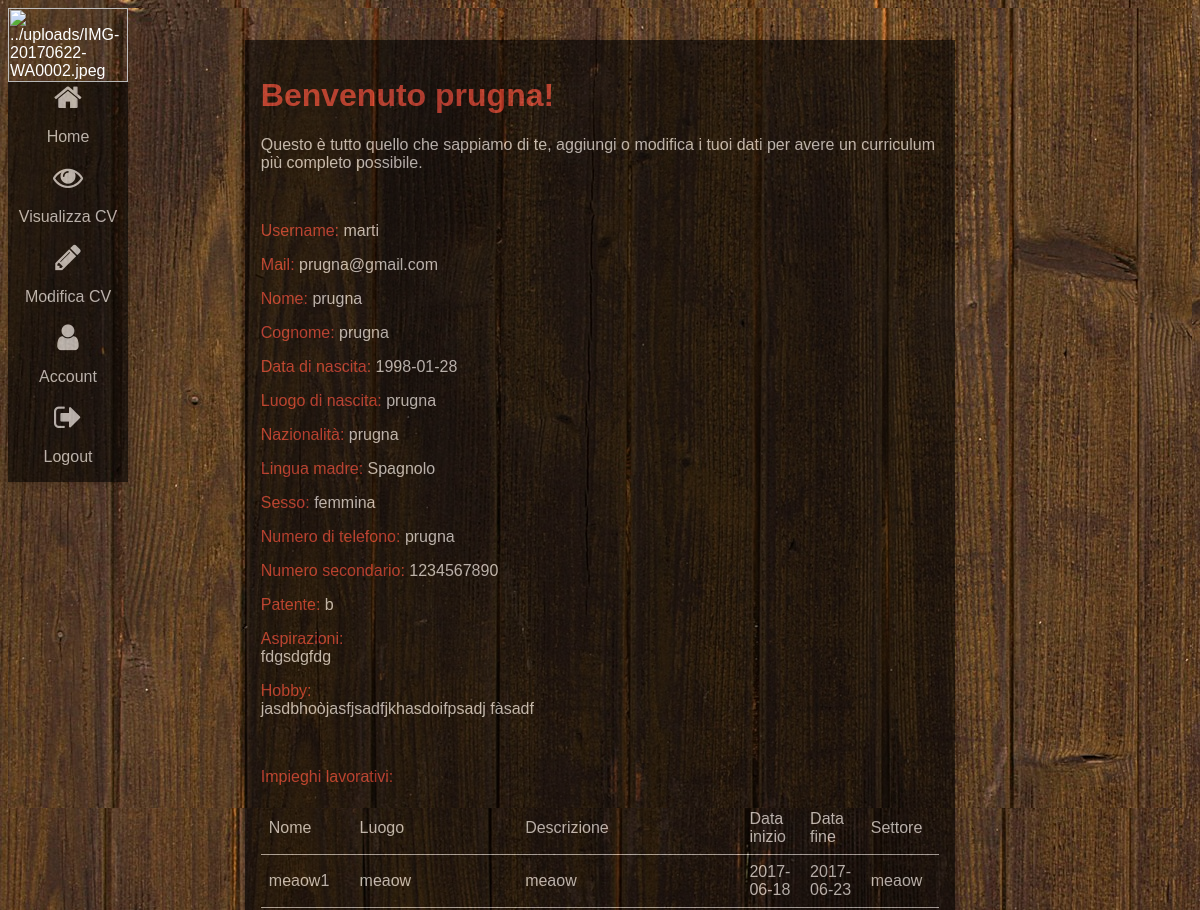
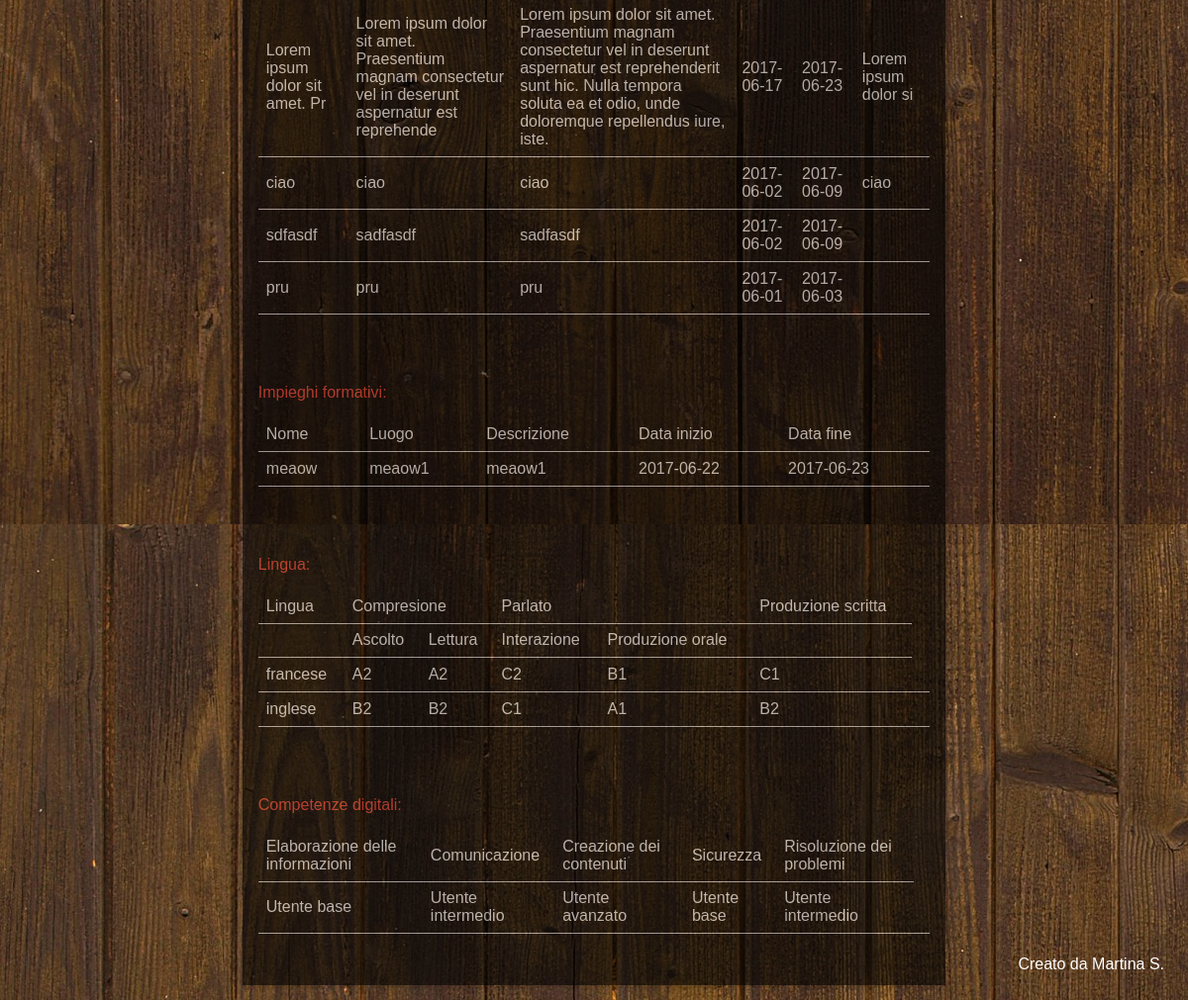
The page /_php/home.php (signed in) on the database its author committed (2 pictures, top to bottom).
### tables this page shows
CREATE TABLE IF NOT EXISTS `lavoro` (
  `idlavoro` int(10) NOT NULL AUTO_INCREMENT,
  `username` varchar(20) NOT NULL,
  `nome` varchar(50) NOT NULL,
  `luogo` varchar(150) NOT NULL,
  `descrizione` varchar(500) NOT NULL,
  `datainizio` varchar(10) NOT NULL,
  `datafine` varchar(10) NOT NULL,
  `settore` varchar(50) NOT NULL,
  PRIMARY KEY (`idlavoro`),
  KEY `username` (`username`)
);

CREATE TABLE IF NOT EXISTS `formazione` (
  `idformazione` int(10) NOT NULL AUTO_INCREMENT,
  `username` varchar(20) NOT NULL,
  `nome` varchar(50) NOT NULL,
  `luogo` varchar(150) NOT NULL,
  `descrizione` varchar(500) NOT NULL,
  `datainizio` varchar(10) NOT NULL,
  `datafine` varchar(10) NOT NULL,
  PRIMARY KEY (`idformazione`),
  KEY `username` (`username`)
);

CREATE TABLE IF NOT EXISTS `lingua` (
  `idlingua` int(10) NOT NULL AUTO_INCREMENT,
  `username` varchar(20) NOT NULL,
  `lingua` varchar(20) NOT NULL,
  `ascolto` varchar(2) NOT NULL,
  `lettura` varchar(2) NOT NULL,
  `interazione` varchar(2) NOT NULL,
  `orale` varchar(2) NOT NULL,
  `scritto` varchar(2) NOT NULL,
  PRIMARY KEY (`idlingua`),
  KEY `lingua_ibfk_1` (`username`)
);

CREATE TABLE IF NOT EXISTS `digitali` (
  `iddigitali` int(10) NOT NULL AUTO_INCREMENT,
  `username` varchar(20) NOT NULL,
  `elaborazione` varchar(20) NOT NULL DEFAULT '',
  `comunicazione` varchar(20) NOT NULL,
  `creazione` varchar(20) NOT NULL,
  `sicurezza` varchar(20) NOT NULL,
  `risoluzione` varchar(20) NOT NULL,
  PRIMARY KEY (`iddigitali`),
  KEY `username` (`username`)
);

### _php/home.php (the view, shortened to what this page needs)
<?php
	require_once('Connessione.php');
	$usernamemd5=$_SESSION['usernamemd5'];
	$foto=$_SESSION['foto'];
?>
<html>
	<head>
		<link rel="stylesheet" type="text/css" href="../_css/stylesheet_home.css">
		<link rel="stylesheet" href="https://cdnjs.cloudflare.com/ajax/libs/font-awesome/4.7.0/css/font-awesome.min.css">
	</head>
	<body style="min-height="100%">
		<div class="container-home">
			<div class="sidebar">
				<?php
					echo '<img src="';
					echo $foto;
					echo '"style="width:100%"';
					echo 'alt="';
					echo $foto;
					echo '"style="width:100%">';
				?>
				<div class="sidebar-home">
					<a href="home.php" class="sidebar-oggetti">
						<i class="fa fa-home"></i>
						<p>Home</p>
					</a>
					<a href="cv.php?id=<?php echo $usernamemd5; ?>" target="_blank" class="sidebar-oggetti">
						<i class="fa fa-eye"></i>
						<p>Visualizza CV</p>
					</a>
					<a href="modifica.php" class="sidebar-oggetti">
						<i class="fa fa-pencil"></i>
						<p>Modifica CV</p>
					</a>
					<a href="account.php" class="sidebar-oggetti">
						<i class="fa fa-user"></i>
						<p>Account</p>
					</a>
					<a href="login.php?logout=true" class="sidebar-oggetti">
						<i class="fa fa-sign-out"></i>
						<p>Logout</p>
					</a>
				</div>
			</div>
			<div class="box-home">
				<div class="box-account">
					<h1 class="titolo-rosa">Benvenuto <?php echo $_SESSION['nome']?>! </h1>
					<p>Questo &egrave tutto quello che sappiamo di te, aggiungi o modifica i tuoi dati per avere un curriculum più completo possibile.</p><br>
					<p><font class="titolo-rosa"> Username: </font><?php echo $_SESSION['username']?></p>
					<p><font class="titolo-rosa"> Mail: </font><?php echo $_SESSION['mail']?></p>
					<p><font class="titolo-rosa"> Nome: </font><?php echo $_SESSION['nome']?></p>
					<p><font class="titolo-rosa"> Cognome: </font><?php echo $_SESSION['cognome']?></p>
					<p><font class="titolo-rosa"> Data di nascita: </font><?php echo $_SESSION['data']?></p>
					<p><font class="titolo-rosa"> Luogo di nascita: </font><?php echo $_SESSION['luogo']?></p>
					<p><font class="titolo-rosa"> Nazionalità: </font><?php echo $_SESSION['nazionalita']?></p>
					<p><font class="titolo-rosa"> Lingua madre: </font><?php echo $_SESSION['madre']?></p>
					<p><font class="titolo-rosa"> Sesso: </font><?php echo $_SESSION['sesso']?></p>
					<p><font class="titolo-rosa"> Numero di telefono: </font><?php echo $_SESSION['numtel']?></p>
					<?php
						if(strlen ($_SESSION['numtel2'])!="null"){
							echo '<p><font class="titolo-rosa"> Numero secondario: </font>';
							echo $_SESSION["numtel2"];
							echo '</p>';
						}
						if(strlen ($_SESSION['patente'])!="null"){
							echo '<p><font class="titolo-rosa"> Patente: </font>';
							echo $_SESSION["patente"];
							echo '</p>';
						}
						if($_SESSION['aspirazioni']!="null" && strlen($_SESSION['aspirazioni'])!=0){
							echo '<p><font class="titolo-rosa">Aspirazioni: </font><br>';
							echo $_SESSION["aspirazioni"];
							echo '</p>';
						}
						if($_SESSION['hobby']!="null" && strlen($_SESSION['hobby'])!=0){
							echo '<p><font class="titolo-rosa"> Hobby: </font><br>';
							echo $_SESSION["hobby"];
							echo '</p>';
						}
						$username=$_SESSION['username'];
						$query=$conn->prepare("SELECT * FROM lavoro WHERE (username='$username')");
						$query->execute();
						$count=$query->rowCount();
						if($count>0){
							echo '<br><p><font class="titolo-rosa">Impieghi lavorativi:</p>';
							require_once('Connessione.php');
							$username=$_SESSION['username'];
							$query=$conn->prepare("SELECT nome, luogo, descrizione, datainizio, datafine, settore FROM lavoro WHERE username='$username' ORDER BY datainizio DESC");
							$query->execute();
							echo '<table>
									<tr>
										<td>Nome</td>
										<td>Luogo</td>
										<td>Descrizione</td>
										<td>Data inizio</td>
										<td>Data fine</td>
										<td>Settore</td>
									</tr>'
							;
							while($row = $query->fetch(PDO::FETCH_BOTH)){
								echo
									'<tr><td>'
								;
								echo	$row['nome'];
								echo	'</td>
										<td>'
								;
								echo	$row['luogo'];
								echo	'</td>
										<td>'
								;
								echo	$row['descrizione'];
								echo	'</td>
										<td>'
								;
								echo	$row['datainizio'];
								echo	'</td>
										<td>'
								;
								echo	$row['datafine'];
								echo	'</td>
										<td>'
								;
								echo	$row['settore'];
								echo	'</td>
									</tr>'
								;
							}
							echo
								'</table><br><br>'
							;
						}
						$username=$_SESSION['username'];
						$query=$conn->prepare("SELECT * FROM formazione WHERE (username='$username')");
						$query->execute();
						$count=$query->rowCount();
						if($count>0){
							echo '<br><p><font class="titolo-rosa">Impieghi formativi:</p>';
							require_once('Connessione.php');
							$username=$_SESSION['username'];
							$query=$conn->prepare("SELECT nome, luogo, descrizione, datainizio, datafine FROM formazione WHERE username='$username' ORDER BY datainizio DESC");
							$query->execute();
							echo '<table>
								<tr>
									<td>Nome</td>
									<td>Luogo</td>
									<td>Descrizione</td>
									<td>Data inizio</td>
									<td>Data fine</td>
								</tr>'
							;
							while($row = $query->fetch(PDO::FETCH_BOTH)){
								echo
									'<tr><td>'
								;
								echo	$row['nome'];
								echo	'</td>
										<td>'
								;
								echo	$row['luogo'];
								echo	'</td>
										<td>'
								;
								echo	$row['descrizione'];
								echo	'</td>
										<td>'
								;
								echo	$row['datainizio'];
								echo	'</td>
										<td>'
								;
								echo	$row['datafine'];
								echo	'</td>
									</tr>'
								;
							}
							echo
								'</table><br><br>'
							;
						}
						$username=$_SESSION['username'];
						$query=$conn->prepare("SELECT * FROM lingua WHERE (username='$username')");
						$query->execute();
						$count=$query->rowCount();
						if($count>0){
							echo '<br><p><font class="titolo-rosa">Lingua:</p>';
							$query=$conn->prepare("SELECT lingua, ascolto, lettura, interazione, orale, scritto FROM lingua WHERE username='$username' ORDER BY lingua");
							$query->execute();
							echo'<table>
								<tr>
									<tr>
										<td>Lingua</td>
										<td colspan="2">Compresione</td>
										<td colspan="2">Parlato</td>
										<td>Produzione scritta</td>
									<tr>
									<tr>
										<td></td>
										<td>Ascolto</td>
										<td>Lettura</td>
										<td>Interazione</td>
										<td>Produzione orale</td>
										<td></td>
									<tr>'
							;
							while($row = $query->fetch(PDO::FETCH_BOTH)){
								echo
									'<tr><td>'
								;
								echo	$row['lingua'];
								echo	'</td><td>'
								;
								echo	$row['ascolto'];
								echo	'</td><td>'
								;
								echo	$row['lettura'];
								echo	'</td><td>'
								;
								echo	$row['interazione'];
								echo	'</td><td>'
								;
								echo	$row['orale'];
								echo	'</td><td>'
								;
								echo	$row['scritto'];
								echo	'</td><td></tr>'
								;
							}
							echo
								'</table><br><br>'
							;
						}
						$username=$_SESSION['username'];
						$query=$conn->prepare("SELECT * FROM digitali WHERE (username='$username')");
						$query->execute();
						$count=$query->rowCount();
						if($count>0){
							$query=$conn->prepare("SELECT elaborazione, comunicazione, creazione, sicurezza, risoluzione FROM digitali WHERE username='$username'");
							$query->execute();
							echo '<br><p><font class="titolo-rosa">Competenze digitali:</p>';
							echo'<table>
								<tr>
									<tr>
										<td>Elaborazione delle informazioni</td>
										<td>Comunicazione</td>
										<td>Creazione dei contenuti</td>
										<td>Sicurezza</td>
										<td>Risoluzione dei problemi</td>
									<tr>
								<tr>'
							;
							while($row = $query->fetch(PDO::FETCH_BOTH)){
								echo
									'<tr><td>'
								;
								echo	$row['elaborazione'];
								echo	'</td>
										<td>'
								;
								echo	$row['comunicazione'];
								echo	'</td>
										<td>'
								;
								echo	$row['creazione'];
								echo	'</td>
										<td>'
								;
								echo	$row['sicurezza'];
								echo	'</td><td>'
								;
								echo	$row['risoluzione'];
								echo	'</td><td></tr>'
								;
							}
							echo
								'</table><br><br>'
							;
						}
					?>
				</div>
			</div>
		</div>
		<p class="copyright-login"> Creato da Martina S. </p>
	</body>
</html>

### _css/stylesheet_home.css (style rules this page uses)
body,h1, p { font-family: "Raleway", sans-serif; color: white; }
body, html { height:100%; background-image: url('../_pics/texture.jpg'); background-color:white; }
p { color:white!important; }
.container-home { min-height:100%; margin:auto; height: auto; }
.box-account { padding:0.01em 16px; margin-top:16px; padding-top:16px!important; padding-bottom:16px!important; color:white!important; background-color:#000!important; opacity:0.60; box-shadow:0 2px 5px 0 rgba(0,0,0,0.16),0 2px 10px 0 rgba(0,0,0,0.12); height: auto; }
.titolo-rosa { color:#f44336!important }
.sidebar { height:auto; width:120px; position:fixed!important; z-index:1;overflow:auto; text-align:left; border:none; outline:none; white-space:normal; float:none; }
.sidebar-home { height:auto; width:120px; position:fixed!important; z-index:1;overflow:auto; text-align:left; border:none; outline:none; white-space:normal; float:none; opacity: 0.30; background-color:#000!important; opacity:0.60; box-shadow:0 2px 5px 0 rgba(0,0,0,0.16),0 2px 10px 0 rgba(0,0,0,0.12); }
.sidebar-oggetti { border:none; outline:none; display:block; white-space:normal; padding 8px; text-decoration:none; margin:0; height:20%; text-align: left; text-align:center; color: white; }
.sidebar-oggetti i { text-align:center; font-size:30px; margin:auto; width:100%; }
.box-home { padding: 0.01em 16px; margin-top: 16px; padding-top: 16px!important; padding-bottom: 16px!important; max-width: 60%; margin: auto; height: 100%; color:#fff!important; height: auto; }
.copyright-login { position:fixed; right:0; bottom:0; padding:12px 24px!important; color: white; }
table { border-collapse: collapse; width: 100%; color:white; }
th, td { padding: 8px; text-align: left; border-bottom: 1px solid #ddd; }

### rows shown on the page
lavoro: nome "meaow1", luogo "meaow", descrizione "meaow", datainizio "2017-06-18", datafine "2017-06-23", settore "meaow"
lavoro: nome "Lorem ipsum dolor sit amet. Pr", luogo "Lorem ipsum dolor sit amet. Praesentium magnam consectetur vel in deserunt aspernatur est reprehende", descrizione "Lorem ipsum dolor sit amet. Praesentium magnam consectetur vel in deserunt aspernatur est reprehenderit sunt hic. Nulla tempora soluta ea et odio, unde doloremque repellendus iure, iste.", datainizio "2017-06-17", datafine "2017-06-23", settore "Lorem ipsum dolor si"
lavoro: nome "ciao", luogo "ciao", descrizione "ciao", datainizio "2017-06-02", datafine "2017-06-09", settore "ciao"
lavoro: nome "sdfasdf", luogo "sadfasdf", descrizione "sadfasdf", datainizio "2017-06-02", datafine "2017-06-09"
lavoro: nome "pru", luogo "pru", descrizione "pru", datainizio "2017-06-01", datafine "2017-06-03"
formazione: nome "meaow", luogo "meaow1", descrizione "meaow1", datainizio "2017-06-22", datafine "2017-06-23"
lingua: lingua "francese", ascolto "A2", lettura "A2", interazione "C2", orale "B1", scritto "C1"
lingua: lingua "inglese", ascolto "B2", lettura "B2", interazione "C1", orale "A1", scritto "B2"
digitali: elaborazione "Utente base", comunicazione "Utente intermedio", creazione "Utente avanzato", sicurezza "Utente base", risoluzione "Utente intermedio"

### other values the page prints
$_SESSION['nome'] "prugna"
$_SESSION['username'] "marti"
$_SESSION['mail'] "prugna@gmail.com"
$_SESSION['cognome'] "prugna"
$_SESSION['data'] "1998-01-28"
$_SESSION['luogo'] "prugna"
$_SESSION['nazionalita'] "prugna"
$_SESSION['madre'] "Spagnolo"
$_SESSION['sesso'] "femmina"
$_SESSION['numtel'] "prugna"
$_SESSION["numtel2"] "1234567890"
$_SESSION["patente"] "b"
$_SESSION["aspirazioni"] "fdgsdgfdg"
$_SESSION["hobby"] "jasdbhoòjasfjsadfjkhasdoifpsadj fàsadf"
